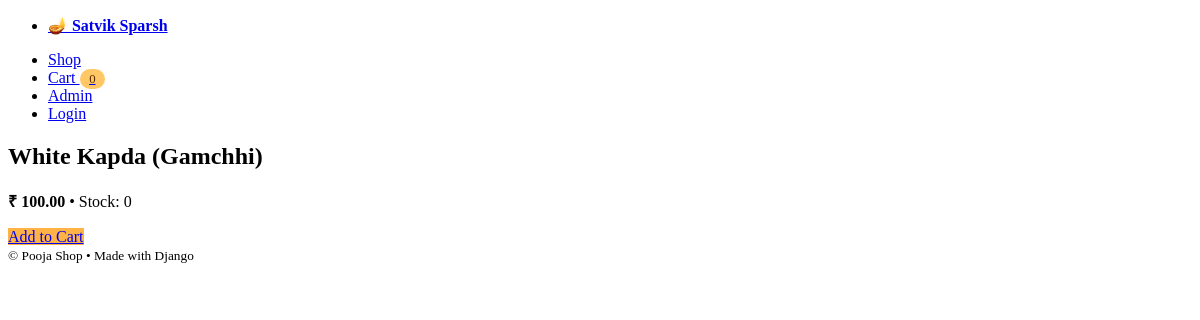
The page /shop/product/white-kapda-gamchhi/ on the database its author committed.
### shop/models.py (models this page shows, shortened)
class Product(models.Model):
    category = models.ForeignKey(Category, on_delete=models.CASCADE, related_name='products')
    name = models.CharField(max_length=200)
    slug = models.SlugField(max_length=220, unique=True)
    description = models.TextField(blank=True)
    price = models.DecimalField(max_digits=10, decimal_places=2)
    stock = models.PositiveIntegerField(default=0)  # ✅ Stock field added
    quantity = models.PositiveIntegerField(default=0)  # ✅ Quantity field added
    is_active = models.BooleanField(default=True)
    image = models.ImageField(upload_to='products/', blank=True, null=True)

### shop/views.py (the view)
# urls.py: path('product/<slug:slug>/', views.product_detail, name='product_detail'),
def product_detail(request, slug):
    product = get_object_or_404(Product, slug=slug, is_active=True)
    return render(request, "shop/product_detail.html", {"product": product})

### shop/context_processors.py (called while the page is built)
def categories(request):
    return {"all_categories": Category.objects.all()}

def cart_item_count(request):
    cart = request.session.get("cart", {})
    return {"cart_item_count": sum(cart.values())}

### templates/shop/product_detail.html (shortened to what this page needs)
{% extends 'base.html' %}
{% block content %}
<article>
  <header><h2>{{ product.name }}</h2></header>
  <p><strong>₹ {{ product.price }}</strong> • Stock: {{ product.stock }}</p>
  <a role="button" href="/shop/cart/add/{{ product.id }}/">Add to Cart</a>
</article>
{% endblock %}

### templates/base.html (style rules this page uses)
:root { --brand:#ffc766; --brand-strong:#ffb347; --brand-text:#5a2a00; }
a[role="button"], button, .contrast button { background: var(--brand-strong); border-color: var(--brand-strong); }

### rows shown on the page
Product: name "White Kapda (Gamchhi)", price "100.00", stock "0"

### other values the page prints
{{ cart_item_count }} "0"
